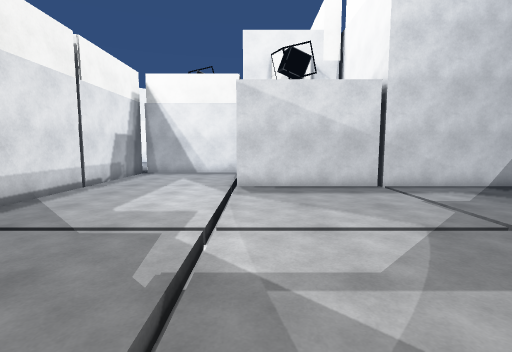
[1] (above)

12 first-person views from a walk through a Unity game level. The camera is 1.5 m above the floor, tilts 6° down and sees 85° across. The floor is counted in squares, 1 m on a side. Each view is taken from the middle of a square. On the plan, view 1 faces up. The plan holds only what a view shows up to about 14 squares ahead; the rest is blank. The place goes on beyond the plan. The player is left out. Door leaves are left out, so doorways stand open. Some surface patterns are stand-ins.

[2]
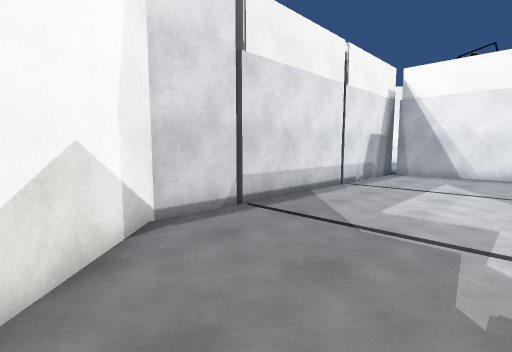

[3]
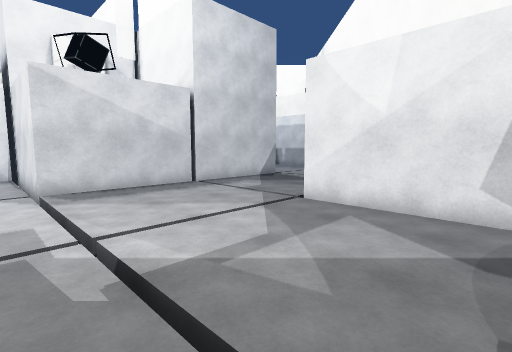

[4]
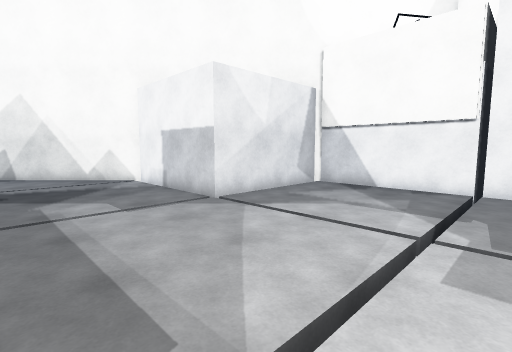

[5]
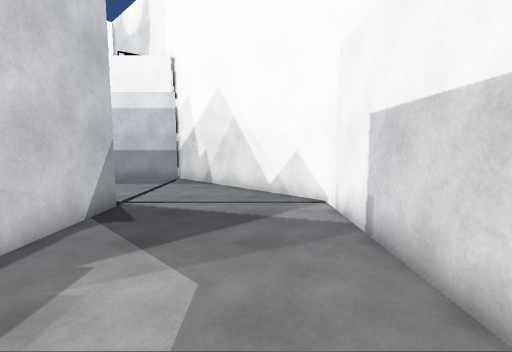

[6]
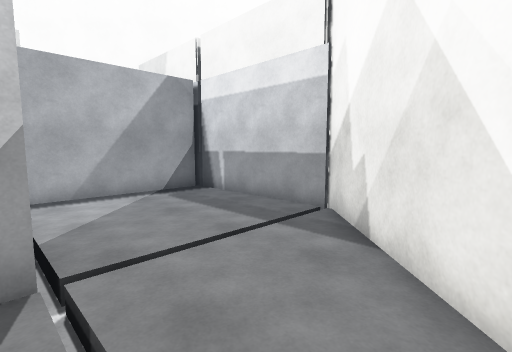

[7]
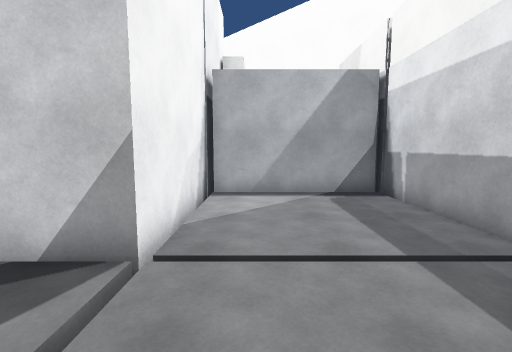

[8]
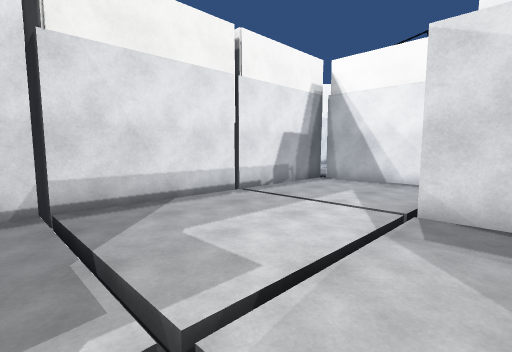

[9]
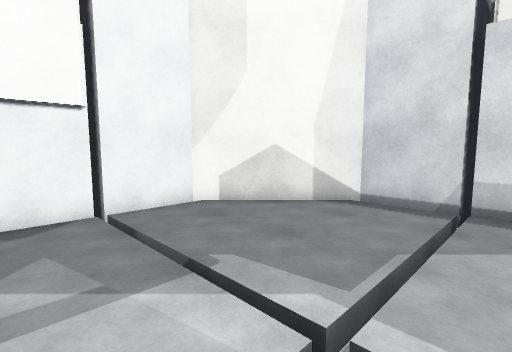

[10]
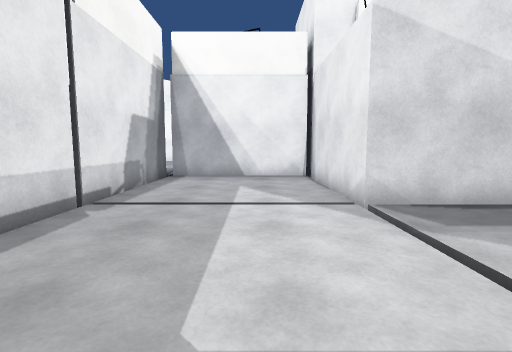

[11]
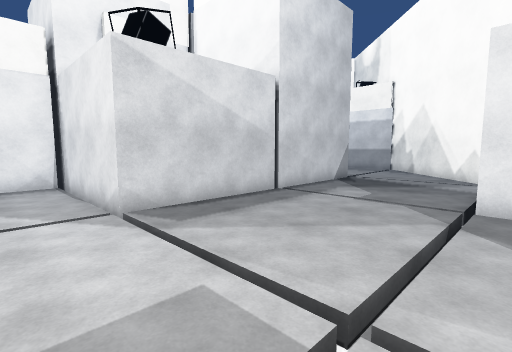

[12]
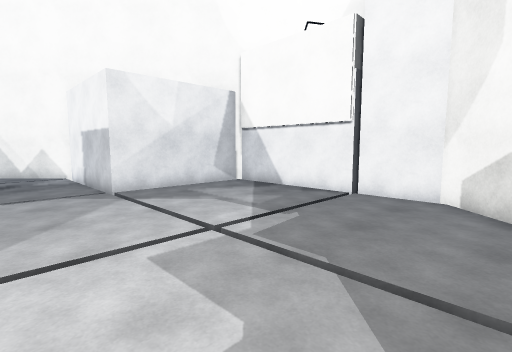

### Floor plan
Key: @ floor where view 1 was taken; # wall or solid block; . floor; / step, stairs or slope.
Columns run from 7 left of view 1 to 16 right of it. Each row starts with its distance up from view 1.
 17 #######          #######
 16 #.....#          #.....#
 15 #.....#          #.....#
 14 #.....#          #.....#
 13 #.....#          #.....#
 12 #.....#          #.....#
 11 #.....############.....#
 10 #...../...../..........#
  9 #...../...../.........##
  8 #...../...../........##
  7 #...../...../.......##
  6 #...../...../......##
  5 #///////////########
  4 #...../.....#
  3 #...../.....#
  2 ##..../.....#
  1  ##.../.....#
  0   ##../@....#
 -1    ##########

Positions as (right, up) in squares from view 1, and headings:
1: (0, 0), facing up
2: (-1, 0), facing up-left
3: (-2, 0), facing up-right
4: (-2, 10), facing down-right
5: (3, 7), facing right
6: (10, 7), facing up-right
7: (12, 7), facing up
8: (1, 4), facing up-left
9: (1, 6), facing down-left
10: (-3, 5), facing up
11: (-3, 4), facing up-right
12: (-5, 8), facing down-right
